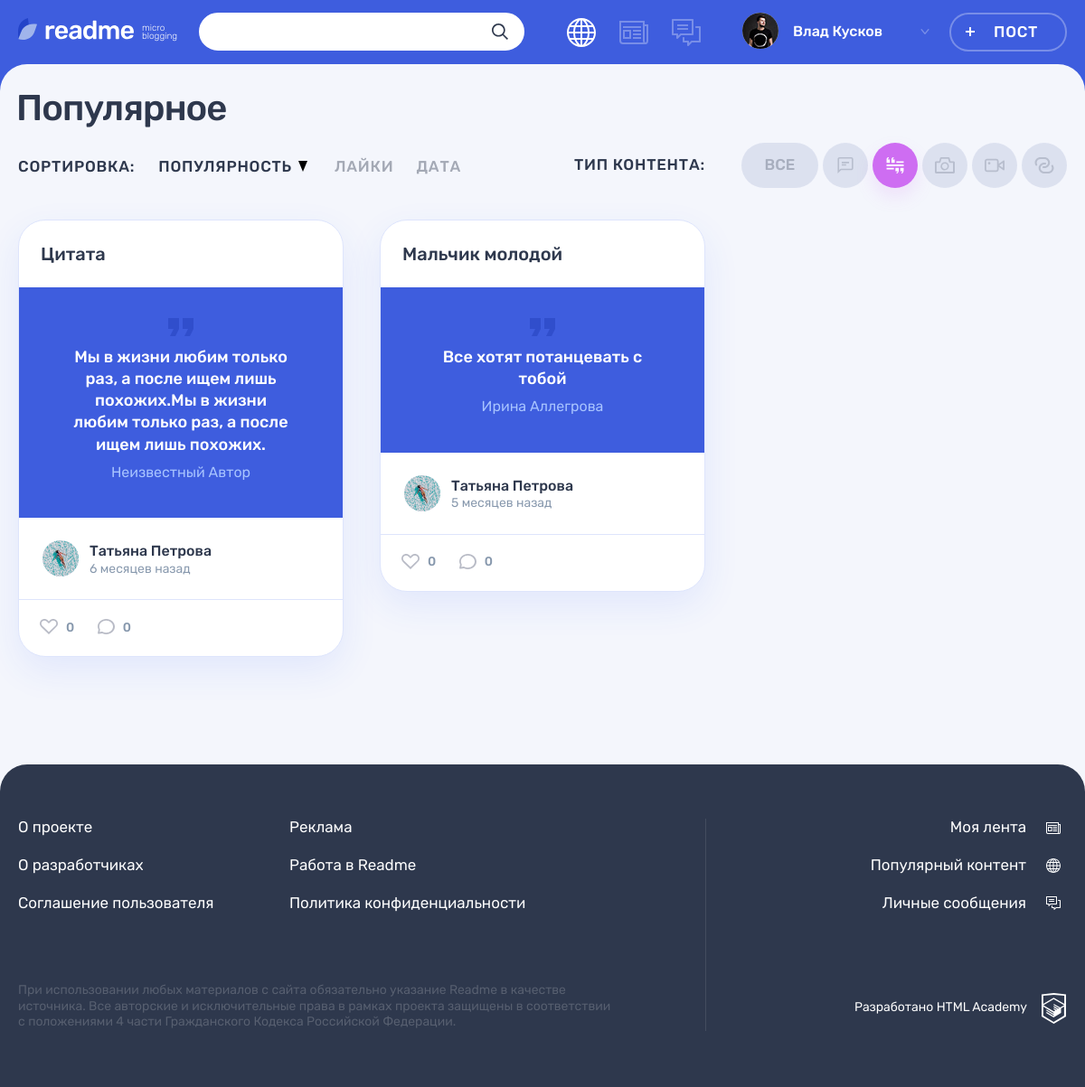
Before: /popular.php?categories-id=2 (signed in) with the older database file.
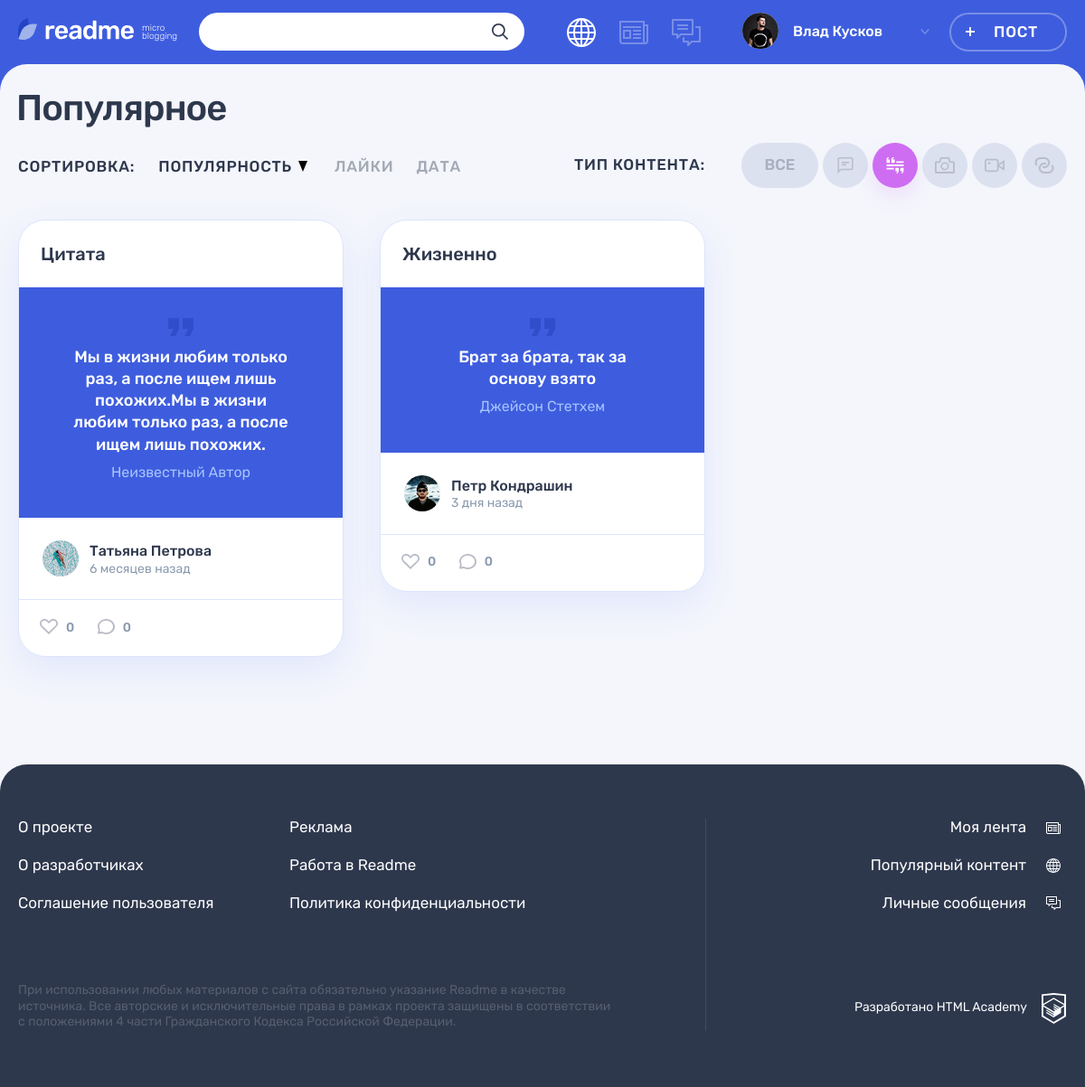
After: the same page with the newer database file.
### tables this page shows
CREATE TABLE `users` (
  `id` int(11) NOT NULL,
  `dt_add` datetime NOT NULL DEFAULT CURRENT_TIMESTAMP,
  `email` varchar(535) NOT NULL,
  `login` varchar(535) NOT NULL,
  `password` varchar(60) NOT NULL,
  `avatar_path` varchar(256) DEFAULT NULL,
  `first_name` varchar(256) NOT NULL,
  `last_name` varchar(256) NOT NULL
);

CREATE TABLE `types` (
  `id` int(11) NOT NULL,
  `type` varchar(128) NOT NULL,
  `class_name` varchar(128) NOT NULL
);

CREATE TABLE `posts` (
  `id` int(11) NOT NULL,
  `user_id` int(11) NOT NULL,
  `type_id` int(11) NOT NULL,
  `publictation_date` datetime NOT NULL DEFAULT CURRENT_TIMESTAMP,
  `title` text NOT NULL,
  `content` varchar(256) DEFAULT NULL,
  `author_quote` text,
  `img_path` varchar(128) DEFAULT NULL,
  `video_path` varchar(128) DEFAULT NULL,
  `site_path` varchar(128) DEFAULT NULL,
  `count_view` int(11) DEFAULT NULL
);

### functions/template.php (called while the page is built, shortened)
<?php
function include_template($name, array $data = [])
{
    $name = 'templates/' . $name;
    extract($data);
    require $name;
    $result = ob_get_clean();
    return $result;
}

### functions/db.php (called while the page is built, shortened)
<?php
function get_array_db(mysqli $connect, string $request): array
{
  $query =  mysqli_query($connect, $request);
  if($query == false) {
    print("Ошибка запроса в БД: " .  mysqli_error($connect));
    exit();
  }
  else {
    $array = mysqli_fetch_all($query, MYSQLI_ASSOC);
    return $array;
  }
}
function get_first_value(mysqli $connect, string $request)
{
  $query =  mysqli_query($connect, $request);
  if($query == false) {
    print("Ошибка запроса в БД: " .  mysqli_error($connect));
    exit();
  }
  else {
    $array = mysqli_fetch_array($query);
    $result = isset($array) ? $array[0] : 0;
  };
  return $result;
}
function get_content_types(mysqli $connection): array
{
    $sql = "SELECT type, id, class_name FROM types";
    return get_array_db($connection, $sql);
}
function get_posts(mysqli $connection, ?int $type_id = NULL, ?int $post_id = NULL): array
{
    $sql = "SELECT
              posts.id,
              posts.content,
              posts.title,
              posts.publictation_date,
              posts.user_id,
              posts.author_quote,
              posts.img_path,
              posts.video_path,
              site_path,
              users.dt_add,
              users.first_name,
              users.last_name,
              users.avatar_path,
              types.class_name
            FROM `posts`
            LEFT JOIN
              `users`
            ON
              posts.user_id = users.id
            LEFT JOIN
              `types`
            ON
              posts.type_id = types.id ";
      if($type_id) {
        $sql .= "WHERE types.id = {$type_id}";
      }
    return get_array_db($connection, $sql);
}
function get_count_likes(mysqli $connection, int $post_id):int
{
  $sql = "SELECT COUNT(id) AS total_count FROM `likes` WHERE post_id = {$post_id}";
  return get_first_value($connection,$sql);
}
function get_count_comments(mysqli $connection, int $post_id):int
{
  $sql = "SELECT COUNT(id) AS total_count FROM `comments` WHERE post_id = {$post_id}";
  return get_first_value($connection,$sql);
}
function get_user(mysqli $connection, int $id):array
{
  $sql = "SELECT avatar_path, first_name, last_name FROM `users` WHERE id = '{$id}'";
  $user = get_array_db($connection, $sql);
  return $user[0];
}

### functions/request.php (called while the page is built, shortened)
<?php
function get_data_from_params(string $param):?int
{
    $data = $_GET[$param]?? NULL;
    if(is_numeric($data)) {
        return (int) $data;
    }
    else {
        exit('Неверный параметр в запросе');
    };
}

### functions/date.php (called while the page is built, shortened)
<?php
function get_noun_plural_form(int $number, string $one, string $two, string $many): string
{
    $number = (int)$number;
    $mod10 = $number % 10;
    $mod100 = $number % 100;
    switch (true) {
        case ($mod10 > 5):
            return $many;
        case ($mod10 >= 2 && $mod10 <= 4):
            return $two;
        default:
            return $many;
    }
}
function relativeDate(string $date): string
{
    $today = new DateTime('now');
    $timePublication = new DateTime($date);
    $interval = $today->diff($timePublication);
    $days = intval($interval->format("%a"));
    $minutes = intval($interval->format("%i"));
    if($days >= 35) {
        $months = floor($days/30);
        $declensionmonths = get_noun_plural_form($months, "месяц", "месяца", "месяцев");
        return "{$months} {$declensionmonths} назад";
    }
    if($days < 7 && $days > 0) {
        $declensionDays = get_noun_plural_form($days, "день", "дня", "дней");
        return "{$days} {$declensionDays} назад";
    }
    $declensionMinutes = get_noun_plural_form($minutes, "минута", "минуты", "минут");
    return "{$minutes} {$declensionMinutes} назад";
}

### templates/popular.php (the view, shortened to what the rows shown need)
<div class="container">
        <h1 class="page__title page__title--popular">Популярное</h1>
    </div>
    <div class="popular container">
        <div class="popular__filters-wrapper">
            <div class="popular__filters filters">
                <ul class="popular__filters-list filters__list">
                    <?php foreach ($types_content as $key => $type):?>
                    <li class="popular__filters-item filters__item">
                        <a class="filters__button filters__button--<?=$type['class_name'];?> button <?= ((int) $type['id'] === $get_id) ? 'filters__button--active' : '' ?>" href="/1247303-readme-12/popular.php?categories-id=<?=$type['id'];?>">
                            <svg class="filters__icon" width="22" height="18">
                                <use xlink:href="#icon-filter-<?=$type['class_name']; ?>"></use>
                            </svg>
                        </a>
                    </li>
                    <?php endforeach; ?>
                </ul>
            </div>
        </div>
        <div class="popular__posts">
            <?php foreach ($posts as $key => $post):?>
            <article class="popular__post post post-<?=htmlspecialchars($post['class_name']); ?>">
                <header class="post__header">
                    <a href="post.php?post-id=<?=($post['id']); ?>">
                        <h2><?=htmlspecialchars($post['title']); ?></h2>
                    </a>
                </header>
                <div class="post__main">
                <?php if($post['class_name'] === 'quote'):?>
                    <blockquote>
                        <p>
                            <?=htmlspecialchars($post['content']);?>
                        </p>
                    <cite><?=htmlspecialchars($post['author_quote']);?></cite>
                </blockquote>
                <?php elseif($post['class_name'] === 'text'):?>
                    <?=cutStr(htmlspecialchars($post['content']));?>
                <?php elseif($post['class_name'] === 'photo'):?>
                    <div class="post-photo__image-wrapper">
                        <img src="<?=htmlspecialchars($post['img_path']);?>" alt="Фото от пользователя" width="360" height="240">
                    </div>
                <?php endif ?>
                </div>
                <?php $publicationsDate = $post['publictation_date']?>
                <footer class="post__footer">
                    <div class="post__author">
                        <a class="post__author-link" href="#" title="<?=htmlspecialchars($post['first_name']. " " . $post['last_name'] ); ?>">
                            <div class="post__avatar-wrapper">
                                <img class="post__author-avatar" src="img/<?=htmlspecialchars($post['avatar_path']); ?>" alt="Аватар пользователя">
                            </div>
                            <div class="post__info">
                                <b class="post__author-name"><?=htmlspecialchars($post['first_name']. " " . $post['last_name'] ); ?></b>
                                <time class="post__time" title="<?=substr($publicationsDate, 0, -3)?>" datetime="<?=$publicationsDate?>"><?=relativeDate($publicationsDate) ?></time>
                            </div>
                        </a>
                    </div>
                    <div class="post__indicators">
                        <div class="post__buttons">
                            <a class="post__indicator post__indicator--likes button" href="#" title="Лайк">
                                <svg class="post__indicator-icon" width="20" height="17">
                                    <use xlink:href="#icon-heart"></use>
                                </svg>
                                <span><?=get_count_likes($connection, $post['id']); ?></span>
                            </a>
                            <a class="post__indicator post__indicator--comments button" href="#" title="Комментарии">
                                <svg class="post__indicator-icon" width="19" height="17">
                                    <use xlink:href="#icon-comment"></use>
                                </svg>
                                <span><?=get_count_comments($connection, $post['id']); ?></span>
                            </a>
                        </div>
                    </div>
                </footer>
            </article>
            <?php endforeach; ?>
        </div>
    </div>

### templates/layout.php (shortened to what the rows shown need)
<!DOCTYPE html>
<html lang="ru">
<head>
    <link rel="stylesheet" href="css/main.css">
</head>
<body class="page">
<header class="header">
    <div class="header__wrapper container">
        <div class="header__nav-wrapper">
            <?php if(isset($user)): ?>
            <nav class="header__nav">
                <?php endif; ?>
                <ul class="header__user-nav">
                <?php if(isset($user)): ?>
                    <li class="header__profile">
                        <a class="header__profile-link" href="#">
                            <div class="header__avatar-wrapper">
                                <img class="header__profile-avatar" src="img/<?= $user['avatar_path'] ?>" alt="Аватар профиля">
                            </div>
                            <div class="header__profile-name">
                                <span>
                                    <?=$user['first_name'] . " " . $user['last_name']?>
                                </span>
                                <svg class="header__link-arrow" width="10" height="6">
                                    <use xlink:href="#icon-arrow-right-ad"></use>
                                </svg>
                            </div>
                        </a>
                    </li>
                    <?php endif; ?>
                </ul>
            </nav>
        </div>
    </div>
</header>
<section class="page__main page__main--<?= $main_class; ?>">
    <?= $content; ?>
</section>
</body>
</html>

Changed rows visible on the page:
removed posts: title "Мальчик молодой", content "Все хотят потанцевать с тобой", author_quote "Ирина Аллегрова", user.avatar_path (picture), user.last_name "Татьяна Петрова", publictation_date "5 месяцев назад", id "0"
added posts: title "Жизненно", content "Брат за брата, так за основу взято", author_quote "Джейсон Стетхем", user.avatar_path (picture), user.last_name "Петр Кондрашин", publictation_date "3 дня назад", id "0"
